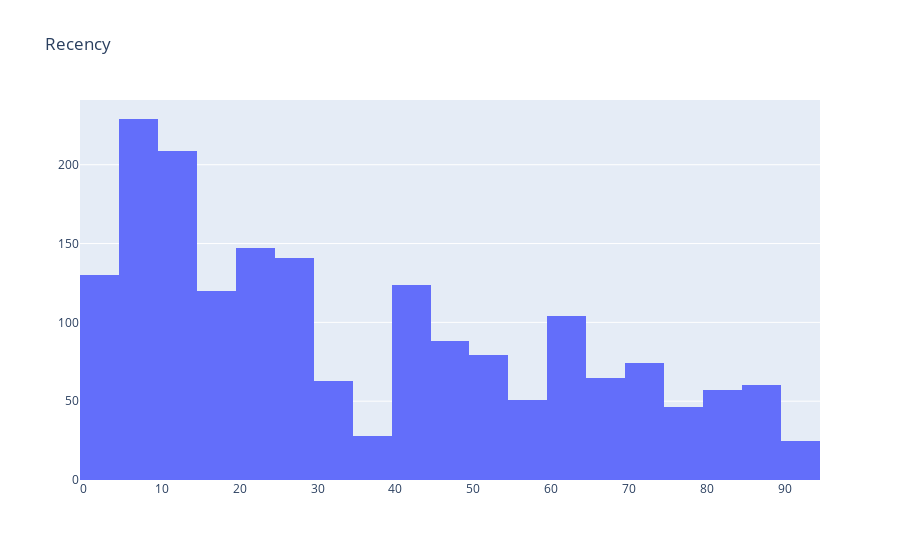

Notebook source saved alongside this figure:
### Code cell
import plotly.graph_objects as go
from plotly.subplots import make_subplots

# Define plot data
plot_data = [
    go.Histogram(
        x=tx_user['Recency']
    )
]

# Define plot layout
plot_layout = go.Layout(
    title='Recency'
)

# Create a figure using make_subplots for compatibility with Google Colab
fig = make_subplots(rows=1, cols=1)

# Add histogram trace to the figure
for trace in plot_data:
    fig.add_trace(trace)

# Update layout
fig.update_layout(title='Recency')

# Display the plot in Colab using fig.show()
fig.show()

### Figure 1 — Plotly figure (JSON) as saved in the notebook; plotly's stock layout.template omitted (floating-point values rounded to 4 significant figures; data arrays with more than 128 entries replaced by an {"elided": "..."} marker saying what was removed)
{"data": [{"type": "histogram", "x": {"elided": "1840 int values"}}], "layout": {"autosize": true, "title": {"text": "Recency"}, "xaxis": {"anchor": "y", "autorange": true, "domain": [0, 1], "range": [-0.5, 94.5], "type": "linear"}, "yaxis": {"anchor": "x", "autorange": true, "domain": [0, 1], "range": [0, 241.1]}}}
